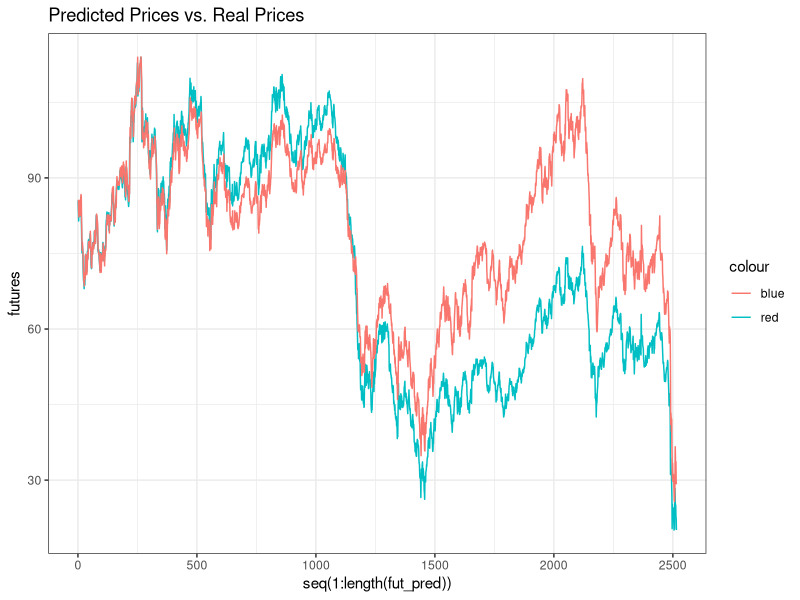
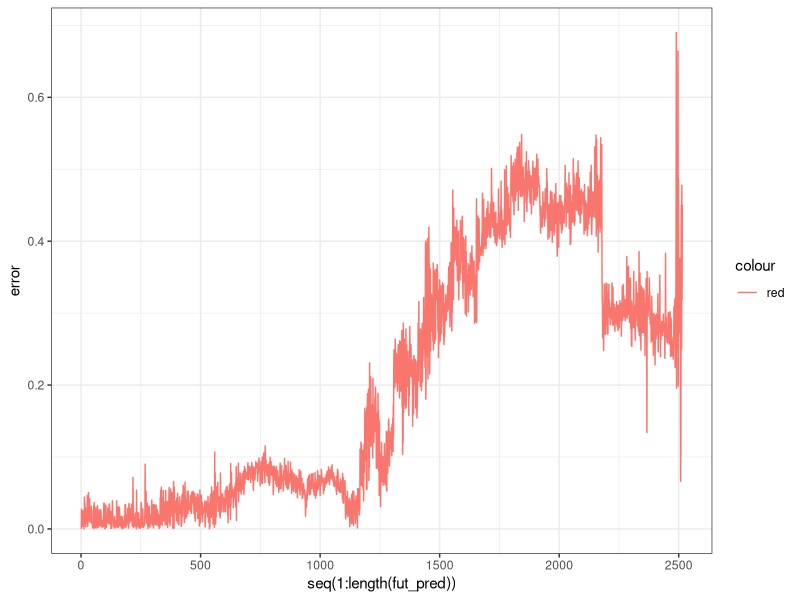

The R script that drew these images, in order:
## ---- chunk 1
knitr::opts_chunk$set(echo = TRUE)

library(dplyr)
library(ggplot2)
cb_palette <- c("#000000", "#E69F00", "#56B4E9", "#009E73", "#F0E442",
                "#0072B2", "#D55E00", "#CC79A7", "grey80")
ggplot2::theme_set(theme_bw())
library(readxl)


## ---- chunk 2

set.seed(000)

library(readxl)
Oil_Data <- read_excel("oil_complete.xls")
oil <- na.omit(Oil_Data)

T <- nrow(oil)-1 
x_true <- rep(NA, T)
obs <- rep(NA, T)

a <- oil$`Spot Vol`[1:T]
b <- oil$`Future Vol`[1:T]

sx <- sqrt(var(b))
sy <- sqrt(var(a))

for (t in seq(1, T)) {
  x_true[t] <- b[t]
  obs[t] <- a[t]
}


T <- length(obs)
N <- 5000

## ---- chunk 3


x <- matrix(nrow =  N, ncol = T)
weights <- matrix(nrow =  N, ncol = T)

x[, 1] <- rt(N, 300) #Assume a normal prior 

weights[, 1] <- dt((obs[1] - x[, 1])/sx, 300) # initial weight set
weights[, 1] <- weights[, 1] / sum(weights[, 1]) # initial weight normalized

x[, 1] <-
  sample(x[, 1],
         replace = TRUE,
         size = N,
         prob = weights[, 1])

for (t in seq(2, T)) {
  
  x[, t] <- rt(N - x[, t - 1], 300) #sample x from previous x

  weights[, t] <- dt((obs[t] - x[, t])/sx, 300) #get weights from obsveration
  weights[, t] <- weights[, t] / sum(weights[, t]) #normalize weights
  
  x[, t] <- #resample x using the weights
    sample(x[, t],
           replace = TRUE,
           size = N,
           prob = weights[, t])
} 

fut_pred <- oil$`Future Price`[1]
x_mean <- apply(x, 2, mean) #mean of predictions found

for (i in 1:ncol(x)) { #volatility converted to prices
  
  new_pred <- fut_pred[length(fut_pred)] *(1+x_mean[i])
  fut_pred <- c(fut_pred, new_pred)
  
}

futures <- oil$`Future Price`[1:length(fut_pred)]

fut_naive <- NULL

fut_naive <- cbind(fut_naive, Real = futures)
fut_naive <- cbind(fut_naive, Predicted = fut_pred)

## ---- chunk 4

# Real prices vs. Predictions

p1 <- ggplot() + geom_line(aes(y = futures, x = seq(1:length(fut_pred)), colour = "red")) + geom_line(aes(y = fut_pred, x = seq(1:length(fut_pred)), colour = "blue"))

error <- abs(futures - fut_pred) / futures

# Absolute error as percentage of price

p2 <-
  ggplot() + geom_line(aes(
    y = error,
    x = seq(1:length(fut_pred)),
    colour = "red"
  ))


p1 + ggtitle("Predicted Prices vs. Real Prices")
p2


## ---- chunk 5
prof_ret <- function(range) {
init = oil[1,2]
profit = 0
sellpt = 0
current = init
hold = TRUE
for (i in 1:nrow(oil)){
  if (current < fut_pred[i+1] && hold && abs(x_mean[i+1]) <= range){
    profit = profit + (oil[i+1,2] - current)
    sellpt = oil[i+1, 2]
    hold = FALSE
  }
  #after repeated trials, 8% drop seems to be the best point to rebuy
  if (!hold && oil[i, 2] <= 0.92*sellpt){ 
    current = oil[i, 2]
    hold = TRUE
  }
}
tot = profit*1000 #minimum order of 1000 barrels to trade futures
investment = init*1000
roi = tot/investment
roi
tot

return(roi)
}
## ---- chunk 6
profit <- NULL
hold = FALSE
for (i in 1:nrow(oil)){
  if (x_mean[i+1] < 0 && i <= 2414){
    shortval = oil[i,2]
    hold = FALSE
  }
  if (!hold && x_mean[i+1] > 0){ 
    profit = rbind(profit, (shortval - oil[i,2]))
    hold = TRUE
  }
}
tot = sum(profit)
tot*1000
count = 0
for (i in 1:635){
  if (profit[i,] < 0){
    count = count +1
  }
}
count

((tot*1000 + 85510)/85510)^(1/10)-1
## ---- chunk 7
init = oil[1,2]
profit = 0
sellpt = 0
current = init
hold = TRUE
for (i in 1:nrow(oil)){
  if (current < fut_pred[i+1] && hold && abs(x_mean[i+1]) <= 0.035){
    profit = profit + (oil[i+1,2] - current)
    sellpt = oil[i+1, 2]
    hold = FALSE
  }
  #after repeated trials, 8% drop seems to be the best point to rebuy
  if (!hold && oil[i, 2] <= 0.92*sellpt){ 
    current = oil[i, 2]
    hold = TRUE
  }
}
tot = profit*1000 #minimum order of 1000 barrels to trade futures
tot
profit

((tot + 85510)/85510)^(1/10)-1
